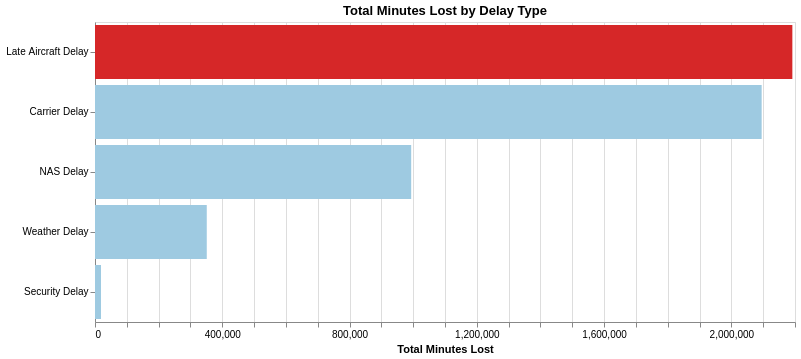

Notebook code for this chart:
### Markdown cell above
## Task 2: Emphasis

### Code cell
with conn.cursor() as cursor:
    try:
        cursor.execute("""
            SELECT
                SUM(CAST(NULLIF(TRIM(carrier_delay), '') AS FLOAT)) AS total_carrier_delay,
                SUM(CAST(NULLIF(TRIM(weather_delay), '') AS FLOAT)) AS total_weather_delay,
                SUM(CAST(NULLIF(TRIM(nas_delay), '') AS FLOAT)) AS total_nas_delay,
                SUM(CAST(NULLIF(TRIM(security_delay), '') AS FLOAT)) AS total_security_delay,
                SUM(CAST(NULLIF(TRIM(late_aircraft_delay), '') AS FLOAT)) AS total_late_aircraft_delay
            FROM flight
            WHERE TRIM(cancelled) = '0.0';
        """)
        delay_totals = cursor.fetch_dataframe()
    except Exception as e:
        conn.rollback()
        print(e)

delay_chart_data = pd.DataFrame({
    "delay_type": [
        "Carrier Delay",
        "Weather Delay",
        "NAS Delay",
        "Security Delay",
        "Late Aircraft Delay"
    ],
    "minutes_lost": [
        delay_totals.loc[0, "total_carrier_delay"],
        delay_totals.loc[0, "total_weather_delay"],
        delay_totals.loc[0, "total_nas_delay"],
        delay_totals.loc[0, "total_security_delay"],
        delay_totals.loc[0, "total_late_aircraft_delay"]
    ]
})

# highlight the biggest cause
max_delay = delay_chart_data["minutes_lost"].max()
delay_chart_data["highlight"] = delay_chart_data["minutes_lost"] == max_delay

alt.Chart(delay_chart_data).mark_bar().encode(
    y=alt.Y(
        "delay_type:N",
        sort="-x",
        title=None
    ),
    x=alt.X(
        "minutes_lost:Q",
        title="Total Minutes Lost"
    ),
    color=alt.condition(
        alt.datum.highlight,
        alt.value("#d62728"),
        alt.value("#9ecae1")
    ),
    tooltip=[
        alt.Tooltip("delay_type:N", title="Delay Type"),
        alt.Tooltip("minutes_lost:Q", title="Minutes Lost", format=",")
    ]
).properties(
    width=700,
    height=300,
    title="Total Minutes Lost by Delay Type"
)

### Figure 1 — Vega specification as saved in the notebook (floating-point values rounded to 4 significant figures)
{"$schema": "https://vega.github.io/schema/vega/v6.json", "data": [{"name": "source_0"}, {"name": "data_0", "values": [{"delay_type": "Carrier Delay", "highlight": false, "minutes_lost": 2095000.0, "minutes_lost_end": 2095000.0, "minutes_lost_start": 0.0}, {"delay_type": "Weather Delay", "highlight": false, "minutes_lost": 351300.0, "minutes_lost_end": 351300.0, "minutes_lost_start": 0.0}, {"delay_type": "NAS Delay", "highlight": false, "minutes_lost": 993700.0, "minutes_lost_end": 993700.0, "minutes_lost_start": 0.0}, {"delay_type": "Security Delay", "highlight": false, "minutes_lost": 18880.0, "minutes_lost_end": 18880.0, "minutes_lost_start": 0.0}, {"delay_type": "Late Aircraft Delay", "highlight": true, "minutes_lost": 2192000.0, "minutes_lost_end": 2192000.0, "minutes_lost_start": 0.0}]}, {"name": "source_0_y_domain_delay_type", "values": [{"delay_type": "Carrier Delay", "sort_field": 2095000.0}, {"delay_type": "Weather Delay", "sort_field": 351300.0}, {"delay_type": "NAS Delay", "sort_field": 993700.0}, {"delay_type": "Security Delay", "sort_field": 18880.0}, {"delay_type": "Late Aircraft Delay", "sort_field": 2192000.0}]}], "marks": [{"type": "rect", "name": "marks", "from": {"data": "data_0"}, "encode": {"update": {"x": {"field": "minutes_lost_end", "scale": "x"}, "x2": {"field": "minutes_lost_start", "scale": "x"}, "y": {"field": "delay_type", "scale": "y"}, "fill": [{"value": "#d62728", "test": "datum.highlight"}, {"value": "#9ecae1"}], "tooltip": {"signal": "{\"Delay Type\": isValid(datum[\"delay_type\"]) ? datum[\"delay_type\"] : \"\"+datum[\"delay_type\"], \"Minutes Lost\": format(datum[\"minutes_lost\"], \",\")}"}, "height": {"signal": "max(0.25, bandwidth('y'))"}}}, "style": ["bar"]}], "scales": [{"name": "x", "type": "linear", "domain": {"data": "data_0", "fields": ["minutes_lost_start", "minutes_lost_end"]}, "range": [0, {"signal": "width"}], "zero": true, "nice": true}, {"name": "y", "type": "band", "domain": {"data": "source_0_y_domain_delay_type", "field": "delay_type", "sort": {"op": "max", "field": "sort_field", "order": "descending"}}, "range": [0, {"signal": "height"}], "paddingInner": 0.1, "paddingOuter": 0.05}], "axes": [{"scale": "x", "orient": "bottom", "zindex": 0, "tickCount": {"signal": "ceil(width/40)"}, "domain": false, "minExtent": 0, "ticks": false, "grid": true, "gridScale": "y", "aria": false, "labels": false, "maxExtent": 0}, {"scale": "x", "orient": "bottom", "labelOverlap": true, "tickCount": {"signal": "ceil(width/40)"}, "title": "Total Minutes Lost", "zindex": 0, "grid": false, "labelFlush": true}, {"scale": "y", "orient": "left", "grid": false, "zindex": 0}], "title": {"text": "Total Minutes Lost by Delay Type", "frame": "group"}, "padding": 5, "background": "white", "height": 300, "width": 700, "style": "cell"}
